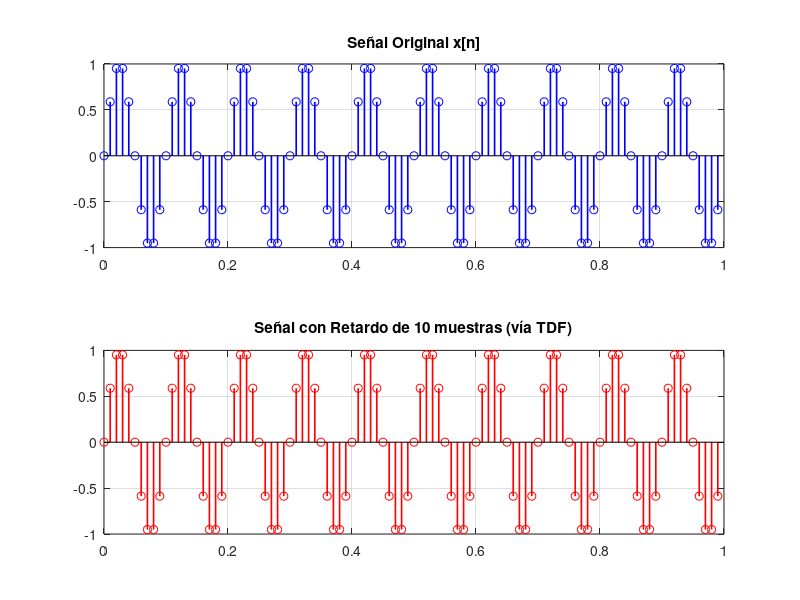

Here is the MATLAB script that generated this plot:
% --- PARÁMETROS INICIALES ---
fs = 100;           #frec muestreo
t = 0:1/fs:0.99;    
N = length(t);
f = 10;             #frec senal
n0 = 10;            #retardo
#genero la senoidal
x = sin(2 * pi * f * t);
#calculo la trans de fourier
X_k = fft(x);
#aplico el retardo
#defino vector de indices k
k = 0:(N-1);
#multiplico por factor de fase
fase_retardo = exp(-1i * (2 * pi / N) * k * n0);
X_k_retardada = X_k .* fase_retardo;
#hago la anti transformada para llevarlo de nuevo a terminos de tiempo
x_retardada_calculada = ifft(X_k_retardada);
#como es una senal real, tomamos solo esa parte de la senal para graficarla.
x_retardada_calculada = real(x_retardada_calculada);

% 5. Verificación visual
figure(1);
subplot(2,1,1);
stem(t, x, 'b', 'LineWidth', 1.2);
title('Señal Original x[n]');
grid on;

subplot(2,1,2);
stem(t, x_retardada_calculada, 'r', 'LineWidth', 1.2);
title(['Señal con Retardo de ', num2str(n0), ' muestras (vía TDF)']);
grid on;
pause(10);

% Comprobación de valores
fprintf('Valor original en t=0 (n=1): %.4f\n', x(1));
fprintf('Valor retardado en n=11:    %.4f\n', x_retardada_calculada(11));
